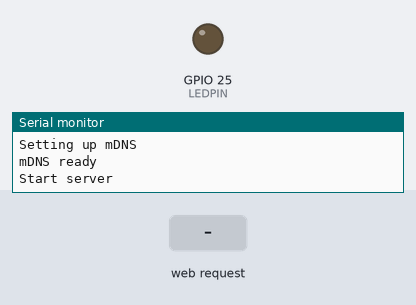
The program below on a simulated ESP32. On the bench: output pins drawn as LEDs (lit = HIGH), the last lines printed to the serial monitor. The inputs (shaded band) are chosen by the test bench. WiFi joins after 1.5 s; servers stay silent unless stated.

Above: at 3.2 s.
3.3 s: HTTP request GET /led/on received
At 3.9 s:
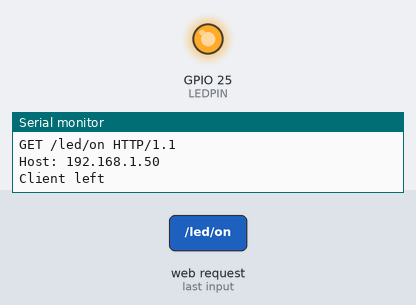
4.8 s: HTTP request GET /led/off received
At 5.3 s:
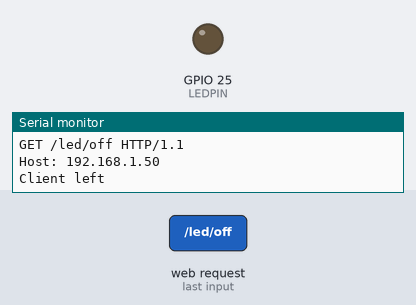
Timing chart, 0 to 7.8 s (numbered marks = the images above; inputs shaded):
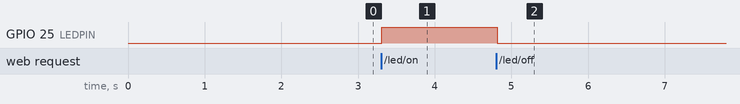

Measured:
- after the input at 3.3 s, GPIO 25 (LEDPIN): LOW → HIGH at once
- after the input at 4.8 s, GPIO 25 (LEDPIN): HIGH → LOW at once

The program:

main.cpp
```cpp
/**************************
 *
 * Create web server that control led
 * client will connect to the local server of the device to turn the led ON or OFF using http requests
 *
***************************/

#include <Arduino.h>

#include <WiFi.h>
#include <ESPmDNS.h>

#define LEDPIN 25

const char* AP_SSID = "Your_SSID";
const char* AP_Password = "Your_password";

WiFiServer myServer(80);

void setup() {
  // put your setup code here, to run once:
  Serial.begin(115200);
  Serial.println("Start program");
  // config pin
  pinMode(LEDPIN, OUTPUT);
  digitalWrite(LEDPIN, LOW);
  // config wifi
  WiFi.mode(WIFI_STA);
  WiFi.disconnect();

  Serial.println("Connect to AP");
  WiFi.begin(AP_SSID, AP_Password);
  while(WiFi.status() != WL_CONNECTED){
    Serial.println("Estableshing connection ...");
    delay(1000);
  }
  Serial.print("IP: ");
  Serial.println(WiFi.localIP());
  Serial.print("MAC: ");
  Serial.println(WiFi.macAddress());

  Serial.println("Setting up mDNS");
  if(!MDNS.begin("myLocalWifi")){
    Serial.println("Error in setting up mDNS");
    while(1){
      delay(1000);
    }
  }
  Serial.println("mDNS ready");

  // start server
  Serial.println("Start server");
  myServer.begin();
}

void loop() {
  // put your main code here, to run repeatedly:
  WiFiClient client = myServer.available();
  if(client){
    // run the script for the connected client while its still connected
    while(client.connected()){
      Serial.println("------------------------------- new client ---------------------------");
      // check if client sending data. if it's the case, store it in the clientMsg variable
      String clientMsg = "";
      while(client.available()){
        clientMsg += (char)client.read();
      }
      Serial.println(clientMsg);
      client.println("HTTP/1.1 200 OK");
      client.println("content-type:text/html");
      client.println("Connection: close");
      client.println();

      // if client request for root "/"
      if(clientMsg.indexOf("GET /led/on")>=0){
        digitalWrite(LEDPIN, HIGH);
      }
      else if(clientMsg.indexOf("GET /led/off")>=0){
        digitalWrite(LEDPIN, LOW);
      }
      client.println("<!DOCTYPE HTML>");
      client.println("<html>");
      client.println("<a href=\"/led/on\"> Trun Led ON</a>");
      client.println("<br />");
      client.println("<a href=\"/led/off\"> Trun Led OFF</a>");
      client.println("<br />");
      client.print("Led is ");
      if(digitalRead(LEDPIN) == HIGH){
        client.println("ON");
      }else{
        client.println("OFF");
      }
      client.println("</html>");
      client.println();


      client.stop();
      Serial.println("Client left");
    }
  }
  delay(100);
}
```
